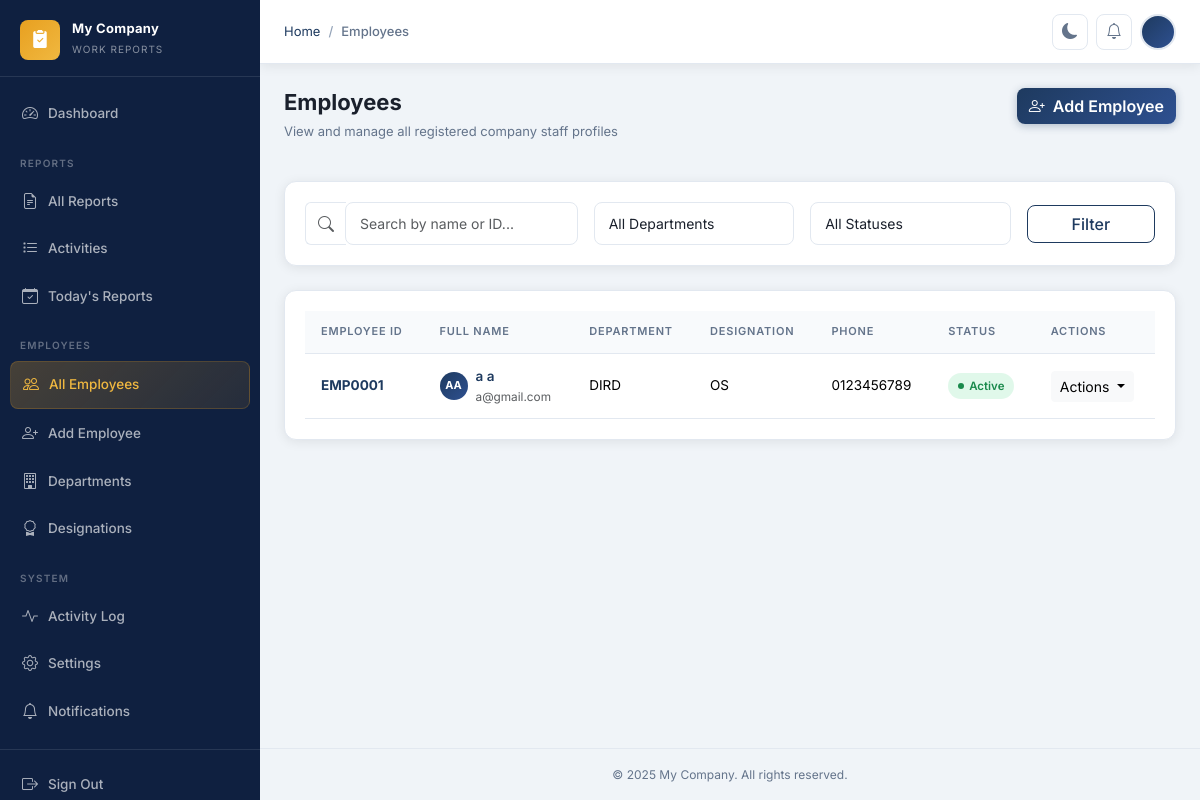
Screenshot of /employees/ (signed in) with the database file from the repository.
### apps/core/models.py (models this page shows, shortened)
class CompanySettings(models.Model):
    company_name = models.CharField(max_length=200, default='My Company')
    company_logo = models.ImageField(upload_to='company/', null=True, blank=True)
    timezone = models.CharField(max_length=100, default='Asia/Kolkata')
    date_format = models.CharField(
        max_length=30,
        default='%d %B %Y',
        help_text='Python strftime format string',
    )
    submission_deadline = models.TimeField(
        default='23:59',
        help_text='Daily report submission deadline (HH:MM)',
    )
    footer_text = models.CharField(
        max_length=300,
        default='© 2025 My Company. All rights reserved.',
    )
    theme = models.CharField(
        max_length=10,
        choices=[('light', 'Light'), ('dark', 'Dark')],
        default='light',
    )
    updated_at = models.DateTimeField(auto_now=True)
    class Meta:
        verbose_name = 'Company Settings'
        verbose_name_plural = 'Company Settings'
    @classmethod
    def get_settings(cls) -> 'CompanySettings':
        obj, _ = cls.objects.get_or_create(pk=1)
        return obj

### apps/employees/models.py (models this page shows, shortened)
class EmployeeProfile(models.Model):
    user = models.OneToOneField(
        User,
        on_delete=models.CASCADE,
        related_name='employee_profile',
    )
    department = models.ForeignKey(
        Department,
        on_delete=models.SET_NULL,
        null=True,
        blank=True,
        related_name='employee_profiles',
    )
    designation = models.ForeignKey(
        Designation,
        on_delete=models.SET_NULL,
        null=True,
        blank=True,
        related_name='employee_profiles',
    )
    employee_id = models.CharField(max_length=20, unique=True, blank=True)
    phone = models.CharField(max_length=20, blank=True)
    avatar = models.ImageField(upload_to='avatars/', null=True, blank=True)
    date_of_joining = models.DateField(null=True, blank=True)
    is_active = models.BooleanField(default=True)
    created_at = models.DateTimeField(auto_now_add=True)
    updated_at = models.DateTimeField(auto_now=True)
    class Meta:
        ordering = ['user__first_name', 'user__last_name']
        verbose_name = 'Employee Profile'
        verbose_name_plural = 'Employee Profiles'
    @property
    def full_name(self) -> str:
        return self.user.get_full_name() or self.user.username

class Department(models.Model):
    name = models.CharField(max_length=100, unique=True)
    description = models.TextField(blank=True)
    is_active = models.BooleanField(default=True)
    created_at = models.DateTimeField(auto_now_add=True)
    updated_at = models.DateTimeField(auto_now=True)
    class Meta:
        ordering = ['name']
        verbose_name = 'Department'
        verbose_name_plural = 'Departments'

class Designation(models.Model):
    name = models.CharField(max_length=100)
    department = models.ForeignKey(
        Department,
        on_delete=models.CASCADE,
        related_name='designations',
    )
    is_active = models.BooleanField(default=True)
    created_at = models.DateTimeField(auto_now_add=True)
    updated_at = models.DateTimeField(auto_now=True)
    class Meta:
        ordering = ['name']
        unique_together = [('name', 'department')]
        verbose_name = 'Designation'
        verbose_name_plural = 'Designations'

### apps/employees/views.py (the view)
# urls.py: path('', views.EmployeeListView.as_view(), name='employee_list'),
class EmployeeListView(AdminRequiredMixin, ListView):
    model = EmployeeProfile
    template_name = 'employees/employee_list.html'
    context_object_name = 'employees'
    paginate_by = 20
    def get_queryset(self):
        qs = EmployeeProfile.objects.select_related('user', 'department', 'designation')
        q = self.request.GET.get('q', '')
        dept = self.request.GET.get('department', '')
        status = self.request.GET.get('status', '')
        if q:
            qs = qs.filter(
                user__first_name__icontains=q
            ) | qs.filter(user__last_name__icontains=q) | qs.filter(employee_id__icontains=q)
        if dept:
            qs = qs.filter(department_id=dept)
        if status == 'active':
            qs = qs.filter(is_active=True)
        elif status == 'inactive':
            qs = qs.filter(is_active=False)
        return qs.distinct()
    def get_context_data(self, **kwargs):
        ctx = super().get_context_data(**kwargs)
        ctx['departments'] = Department.objects.filter(is_active=True)
        ctx['search_query'] = self.request.GET.get('q', '')
        ctx['selected_dept'] = self.request.GET.get('department', '')
        ctx['selected_status'] = self.request.GET.get('status', '')
        return ctx

### apps/core/context_processors.py (called while the page is built)
def company_settings(request) -> dict:
    settings_obj = CompanySettings.get_settings()
    return {'company_settings': settings_obj}

### apps/core/mixins.py (called while the page is built)
    def dispatch(self, request, *args, **kwargs):
        if not request.user.is_authenticated:
            return self.handle_no_permission()
        if not request.user.is_staff:
            messages.error(request, 'You do not have permission to access this page.')
            return redirect('dashboard:index')
        return super().dispatch(request, *args, **kwargs)

### apps/notifications/context_processors.py (called while the page is built)
def notifications_count(request) -> dict:
    if request.user.is_authenticated:
        count = request.user.notifications.filter(is_read=False).count()
    else:
        count = 0
    return {'unread_notifications_count': count}

### templates/employees/employee_list.html (shortened to what this page needs)
{% extends 'base.html' %}
{% block breadcrumb %}
  <li class="breadcrumb-item"><a href="{% url 'dashboard:index' %}">Home</a></li>
  <li class="breadcrumb-item active" aria-current="page">Employees</li>
{% endblock %}
{% block content %}
<div class="page-header">
  <div>
    <h1 class="page-title">Employees</h1>
    <p class="page-subtitle">View and manage all registered company staff profiles</p>
  </div>
  <div>
    <a href="{% url 'employees:employee_add' %}" class="btn btn-primary">
      <i class="bi bi-person-plus me-1"></i> Add Employee
    </a>
  </div>
</div>
<div class="card border-0 rounded-custom shadow-sm mb-4 bg-surface">
  <div class="card-body py-3">
    <form method="get" class="row g-3 align-items-center">
      <div class="col-md-4">
        <div class="input-group">
          <span class="input-group-text bg-transparent border-end-0 border-custom text-muted"><i class="bi bi-search"></i></span>
          <input type="text" name="q" value="{{ search_query }}" class="form-control border-start-0" placeholder="Search by name or ID...">
        </div>
      </div>
      <div class="col-md-3">
        <select name="department" class="form-select">
          <option value="">All Departments</option>
        </select>
      </div>
      <div class="col-md-3">
        <select name="status" class="form-select">
          <option value="">All Statuses</option>
        </select>
      </div>
      <div class="col-md-2">
        <button type="submit" class="btn btn-outline-primary w-100">Filter</button>
      </div>
    </form>
  </div>
</div>
<div class="card border-0 rounded-custom shadow-sm bg-surface">
  <div class="card-body p-0">
    {% if employees %}
      <div class="table-responsive">
        <table class="table table-hover align-middle mb-0">
          <thead>
            <tr>
              <th>Employee ID</th>
              <th>Full Name</th>
              <th>Department</th>
              <th>Designation</th>
              <th>Phone</th>
              <th>Status</th>
              <th>Actions</th>
            </tr>
          </thead>
          <tbody>
            {% for emp in employees %}
              <tr>
                <td><strong class="text-primary-custom">{{ emp.employee_id }}</strong></td>
                <td>
                  <div class="d-flex align-items-center gap-2">
                    <div class="avatar-circle sm">
                      {% if emp.avatar %}
                        <img src="{{ emp.avatar.url }}" alt="" />
                      {% else %}
                        {{ emp.user.first_name|first|upper }}{{ emp.user.last_name|first|upper }}
                      {% endif %}
                    </div>
                    <div>
                      <a href="{% url 'employees:employee_detail' emp.pk %}" class="text-decoration-none fw-600 text-primary-custom">{{ emp.full_name }}</a>
                      <span class="d-block text-muted small">{{ emp.user.email }}</span>
                    </div>
                  </div>
                </td>
                <td>{{ emp.department.name|default:"Unassigned" }}</td>
                <td>{{ emp.designation.name|default:"Unassigned" }}</td>
                <td>{{ emp.phone|default:"—" }}</td>
                <td>
                  {% if emp.is_active %}
                    <span class="status-pill badge-active text-success">Active</span>
                  {% else %}
                    <span class="status-pill badge-inactive text-danger">Inactive</span>
                  {% endif %}
                </td>
                <td>
                  <div class="dropdown">
                    <button class="btn btn-light btn-sm dropdown-toggle" type="button" data-bs-toggle="dropdown" aria-expanded="false">
                      Actions
                    </button>
                  </div>
                </td>
              </tr>
            {% endfor %}
          </tbody>
        </table>
      </div>
    {% else %}
      <div class="empty-state">
        <i class="bi bi-people-fill empty-state-icon"></i>
        <h3 class="empty-state-title">No Employees Found</h3>
        <p class="empty-state-text">No employee profiles match your search criteria. Create one using the button above.</p>
      </div>
    {% endif %}
  </div>
</div>
{% endblock %}

### templates/base.html (shortened to what this page needs)
{% load static %}
<!DOCTYPE html>
<html lang="en" data-theme="light">
<head>
  <link rel="stylesheet" href="https://cdn.jsdelivr.net/npm/bootstrap@5.3.3/dist/css/bootstrap.min.css" />
  <link rel="stylesheet" href="https://cdn.jsdelivr.net/npm/bootstrap-icons@1.11.3/font/bootstrap-icons.min.css" />
  <link rel="stylesheet" href="{% static 'css/style.css' %}?v=2" />
</head>
<body>
<div class="layout">
  <aside class="sidebar" id="sidebar">
    <a class="sidebar-brand" href="{% url 'dashboard:index' %}">
      <div class="sidebar-brand-icon">
        <i class="bi bi-clipboard2-check-fill"></i>
      </div>
      <div class="sidebar-brand-text">
        <span class="sidebar-brand-name">{{ company_settings.company_name }}</span>
        <span class="sidebar-brand-sub">Work Reports</span>
      </div>
    </a>
    <nav class="sidebar-nav">
      <div class="nav-item">
        <a href="{% url 'dashboard:index' %}" class="nav-link {% if request.resolver_match.namespace == 'dashboard' %}active{% endif %}">
          <i class="bi bi-speedometer2"></i> Dashboard
        </a>
      </div>
      {% if request.user.is_staff %}
      <div class="sidebar-section-label">Reports</div>
      <div class="nav-item">
        <a href="{% url 'reports:admin_report_list' %}" class="nav-link {% if 'reports' in request.path and 'activities' not in request.path %}active{% endif %}">
          <i class="bi bi-file-earmark-text"></i> All Reports
        </a>
      </div>
      <div class="nav-item">
        <a href="{% url 'reports:admin_activity_list' %}" class="nav-link {% if 'activities' in request.path %}active{% endif %}">
          <i class="bi bi-list-task"></i> Activities
        </a>
      </div>
      <div class="nav-item">
        <a href="{% url 'reports:admin_report_list' %}?date_range=today" class="nav-link">
          <i class="bi bi-calendar-check"></i> Today's Reports
        </a>
      </div>
      <div class="sidebar-section-label">Employees</div>
      <div class="nav-item">
        <a href="{% url 'employees:employee_list' %}" class="nav-link {% if 'employees' in request.path and 'departments' not in request.path and 'designations' not in request.path %}active{% endif %}">
          <i class="bi bi-people"></i> All Employees
        </a>
      </div>
      <div class="nav-item">
        <a href="{% url 'employees:employee_add' %}" class="nav-link">
          <i class="bi bi-person-plus"></i> Add Employee
        </a>
      </div>
      <div class="nav-item">
        <a href="{% url 'employees:department_list' %}" class="nav-link {% if 'departments' in request.path %}active{% endif %}">
          <i class="bi bi-building"></i> Departments
        </a>
      </div>
      <div class="nav-item">
        <a href="{% url 'employees:designation_list' %}" class="nav-link {% if 'designations' in request.path %}active{% endif %}">
          <i class="bi bi-award"></i> Designations
        </a>
      </div>
      <div class="sidebar-section-label">System</div>
      <div class="nav-item">
        <a href="{% url 'core:activity_log' %}" class="nav-link {% if 'activity-log' in request.path %}active{% endif %}">
          <i class="bi bi-activity"></i> Activity Log
        </a>
      </div>
      <div class="nav-item">
        <a href="{% url 'core:settings' %}" class="nav-link {% if 'settings' in request.path %}active{% endif %}">
          <i class="bi bi-gear"></i> Settings
        </a>
      </div>
      {% endif %}
      <div class="nav-item">
        <a href="{% url 'notifications:notification_list' %}" class="nav-link {% if 'notifications' in request.path %}active{% endif %}">
          <i class="bi bi-bell"></i> Notifications
        </a>
      </div>
    </nav>
    <div class="sidebar-footer">
      <form method="post" action="{% url 'accounts:logout' %}" class="nav-item m-0">
        <button type="submit" class="nav-link w-100 border-0 bg-transparent text-start">
          <i class="bi bi-box-arrow-right"></i> Sign Out
        </button>
      </form>
    </div>
  </aside>
  <div class="main-content">
    <header class="topbar">
      <div class="breadcrumb-wrapper">
        <nav aria-label="breadcrumb">
          <ol class="breadcrumb">
            {% block breadcrumb %}{% endblock %}
          </ol>
        </nav>
      </div>
      <div class="topbar-actions">
        <button class="theme-toggle" id="theme-toggle" aria-label="Toggle dark mode">
          <i class="bi bi-moon-fill" id="theme-icon"></i>
        </button>
        <a href="{% url 'notifications:notification_list' %}" class="topbar-btn" title="Notifications">
          <i class="bi bi-bell"></i>
        </a>
        <div class="dropdown">
          <div class="user-avatar" data-bs-toggle="dropdown" aria-expanded="false" id="user-avatar-btn">
          </div>
        </div>
      </div>
    </header>
    <div class="toast-container position-fixed top-0 end-0 p-3" style="z-index:9998;">
    </div>
    <main class="page-content">
      {% block content %}{% endblock %}
    </main>
    <footer class="py-3 px-4 text-center" style="border-top:1px solid var(--border);font-size:12px;color:var(--text-muted);">
      {{ company_settings.footer_text }}
    </footer>
  </div>
</div>
</body>
</html>

### rows the page displays
CompanySettings: company_name "My Company", footer_text "© 2025 My Company. All rights reserved."
EmployeeProfile: employee_id "EMP0001", user.first_name|first "A", user.last_name|first "A", full_name "a a", user.email "a@gmail.com", department.name "DIRD", designation.name "OS", phone "0123456789", is_active "Active"
